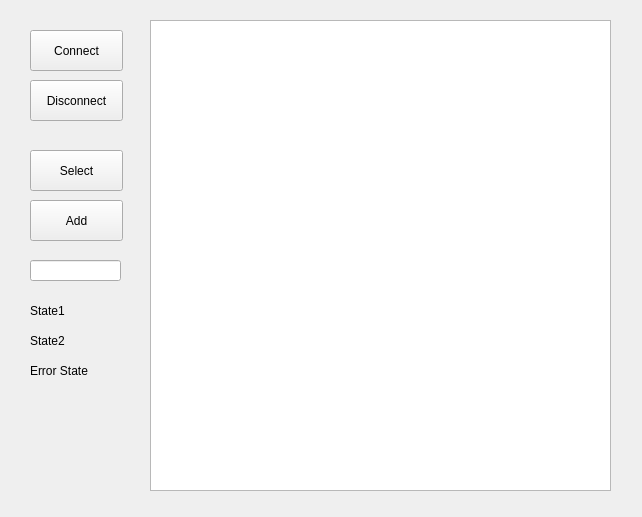
<?xml version="1.0" encoding="UTF-8"?>
<ui version="4.0">
 <class>MainWindow</class>
 <widget class="QMainWindow" name="MainWindow">
  <property name="geometry">
   <rect>
    <x>0</x>
    <y>0</y>
    <width>642</width>
    <height>517</height>
   </rect>
  </property>
  <property name="windowTitle">
   <string>MainWindow</string>
  </property>
  <widget class="QWidget" name="centralWidget">
   <widget class="QLabel" name="label">
    <property name="geometry">
     <rect>
      <x>30</x>
      <y>300</y>
      <width>71</width>
      <height>21</height>
     </rect>
    </property>
    <property name="text">
     <string>State1</string>
    </property>
   </widget>
   <widget class="QPushButton" name="pushButton_2">
    <property name="geometry">
     <rect>
      <x>30</x>
      <y>80</y>
      <width>93</width>
      <height>41</height>
     </rect>
    </property>
    <property name="text">
     <string>Disconnect</string>
    </property>
   </widget>
   <widget class="QLabel" name="label_3">
    <property name="geometry">
     <rect>
      <x>30</x>
      <y>360</y>
      <width>101</width>
      <height>21</height>
     </rect>
    </property>
    <property name="text">
     <string>Error State</string>
    </property>
   </widget>
   <widget class="QLabel" name="label_2">
    <property name="geometry">
     <rect>
      <x>30</x>
      <y>330</y>
      <width>71</width>
      <height>21</height>
     </rect>
    </property>
    <property name="text">
     <string>State2</string>
    </property>
   </widget>
   <widget class="QPushButton" name="pushButton_4">
    <property name="geometry">
     <rect>
      <x>30</x>
      <y>200</y>
      <width>93</width>
      <height>41</height>
     </rect>
    </property>
    <property name="text">
     <string>Add</string>
    </property>
   </widget>
   <widget class="QPushButton" name="pushButton_3">
    <property name="geometry">
     <rect>
      <x>30</x>
      <y>150</y>
      <width>93</width>
      <height>41</height>
     </rect>
    </property>
    <property name="text">
     <string>Select</string>
    </property>
   </widget>
   <widget class="QTableView" name="tableView">
    <property name="geometry">
     <rect>
      <x>150</x>
      <y>20</y>
      <width>461</width>
      <height>471</height>
     </rect>
    </property>
   </widget>
   <widget class="QPushButton" name="pushButton">
    <property name="geometry">
     <rect>
      <x>30</x>
      <y>30</y>
      <width>93</width>
      <height>41</height>
     </rect>
    </property>
    <property name="text">
     <string>Connect</string>
    </property>
   </widget>
   <widget class="QLineEdit" name="lineEdit">
    <property name="geometry">
     <rect>
      <x>30</x>
      <y>260</y>
      <width>91</width>
      <height>21</height>
     </rect>
    </property>
   </widget>
  </widget>
 </widget>
 <layoutdefault spacing="6" margin="11"/>
 <resources/>
 <connections/>
</ui>
